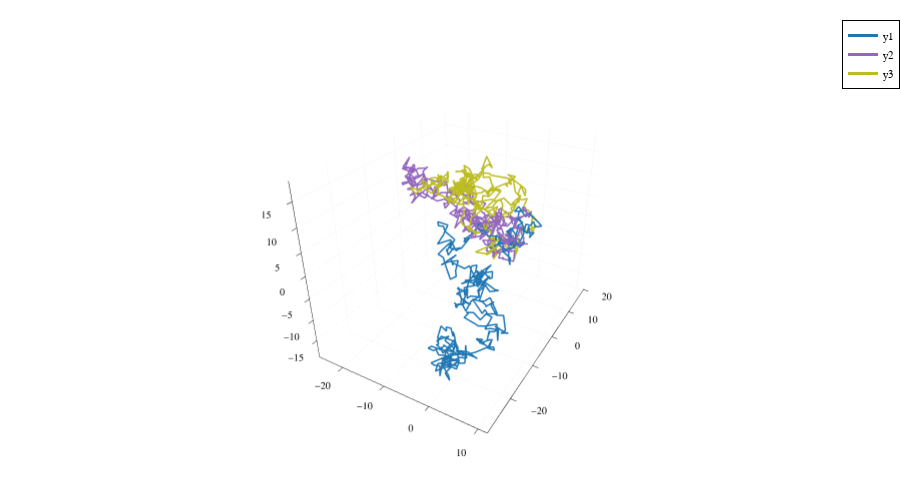

Source (notebook cell):
### Code cell
n = 400
rw() = cumsum(randn(n))
plot(rw(),rw(),rw(), lw = 3, color="#1f77b4")
plot!(rw(),rw(),rw(), lw = 3, color="#9467bd")
plot!(rw(),rw(),rw(), lw = 3, color="#bcbd22")

### Figure 1 — Plotly figure (JSON) as saved in the notebook; plotly's stock layout.template omitted (floating-point values rounded to 4 significant figures; data arrays with more than 128 entries replaced by an {"elided": "..."} marker saying what was removed)
{"data": [{"colorbar": {"title": ""}, "legendgroup": "y1", "line": {"color": "rgba(31, 119, 180, 1.000)", "dash": "solid", "shape": "linear", "width": 3}, "mode": "lines", "name": "y1", "scene": "scene", "showlegend": true, "type": "scatter3d", "x": {"elided": "400 float values"}, "xaxis": "x", "y": {"elided": "400 float values"}, "yaxis": "y", "z": {"elided": "400 float values"}, "zaxis": "z", "zmax": null, "zmin": null}, {"colorbar": {"title": ""}, "legendgroup": "y2", "line": {"color": "rgba(148, 103, 189, 1.000)", "dash": "solid", "shape": "linear", "width": 3}, "mode": "lines", "name": "y2", "scene": "scene", "showlegend": true, "type": "scatter3d", "x": {"elided": "400 float values"}, "xaxis": "x", "y": {"elided": "400 float values"}, "yaxis": "y", "z": {"elided": "400 float values"}, "zaxis": "z", "zmax": null, "zmin": null}, {"colorbar": {"title": ""}, "legendgroup": "y3", "line": {"color": "rgba(188, 189, 34, 1.000)", "dash": "solid", "shape": "linear", "width": 3}, "mode": "lines", "name": "y3", "scene": "scene", "showlegend": true, "type": "scatter3d", "x": {"elided": "400 float values"}, "xaxis": "x", "y": {"elided": "400 float values"}, "yaxis": "y", "z": {"elided": "400 float values"}, "zaxis": "z", "zmax": null, "zmin": null}], "layout": {"annotations": [], "height": 500, "legend": {"bgcolor": "rgba(255, 255, 255, 1.000)", "bordercolor": "rgba(0, 0, 0, 1.000)", "borderwidth": 1, "font": {"color": "rgba(0, 0, 0, 1.000)", "family": "sans-serif", "size": 11}, "title": {"font": {"color": "rgba(0, 0, 0, 1.000)", "family": "sans-serif", "size": 15}, "text": ""}, "tracegroupgap": 0, "traceorder": "normal", "x": 1, "xanchor": "auto", "y": 1, "yanchor": "auto"}, "margin": {"b": 20, "l": 0, "r": 0, "t": 20}, "paper_bgcolor": "rgba(255, 255, 255, 1.000)", "plot_bgcolor": "rgba(255, 255, 255, 1.000)", "scene": {"camera": {"eye": {"x": 1.126, "y": -1.95, "z": 1.3}}, "domain": {"x": [0.034, 0.9956], "y": [0.0301, 0.9921]}, "xaxis": {"gridcolor": "rgba(0, 0, 0, 0.100)", "gridwidth": 0.5, "linecolor": "rgba(0, 0, 0, 1.000)", "mirror": false, "range": [-25.97, 11.82], "showgrid": true, "showline": true, "showticklabels": true, "tickangle": 0, "tickcolor": "rgb(0, 0, 0)", "tickfont": {"color": "rgba(0, 0, 0, 1.000)", "family": "sans-serif", "size": 11}, "tickmode": "array", "ticks": "inside", "ticktext": ["−20", "−10", "0", "10"], "tickvals": [-20, -10, 0, 10], "title": "", "titlefont": {"color": "rgba(0, 0, 0, 1.000)", "family": "sans-serif", "size": 15}, "type": "-", "visible": true, "zeroline": false, "zerolinecolor": "rgba(0, 0, 0, 1.000)"}, "yaxis": {"gridcolor": "rgba(0, 0, 0, 0.100)", "gridwidth": 0.5, "linecolor": "rgba(0, 0, 0, 1.000)", "mirror": false, "range": [-28.98, 20.31], "showgrid": true, "showline": true, "showticklabels": true, "tickangle": 0, "tickcolor": "rgb(0, 0, 0)", "tickfont": {"color": "rgba(0, 0, 0, 1.000)", "family": "sans-serif", "size": 11}, "tickmode": "array", "ticks": "inside", "ticktext": ["−20", "−10", "0", "10", "20"], "tickvals": [-20, -10, 0, 10, 20], "title": "", "titlefont": {"color": "rgba(0, 0, 0, 1.000)", "family": "sans-serif", "size": 15}, "type": "-", "visible": true, "zeroline": false, "zerolinecolor": "rgba(0, 0, 0, 1.000)"}, "zaxis": {"gridcolor": "rgba(0, 0, 0, 0.100)", "gridwidth": 0.5, "linecolor": "rgba(0, 0, 0, 1.000)", "mirror": false, "range": [-19.23, 18.76], "showgrid": true, "showline": true, "showticklabels": true, "tickangle": 0, "tickcolor": "rgb(0, 0, 0)", "tickfont": {"color": "rgba(0, 0, 0, 1.000)", "family": "sans-serif", "size": 11}, "tickmode": "array", "ticks": "inside", "ticktext": ["−15", "−10", "−5", "0", "5", "10", "15"], "tickvals": [-15, -10, -5, 0, 5, 10, 15], "title": "", "titlefont": {"color": "rgba(0, 0, 0, 1.000)", "family": "sans-serif", "size": 15}, "type": "-", "visible": true, "zeroline": false, "zerolinecolor": "rgba(0, 0, 0, 1.000)"}}, "showlegend": true, "width": 900}}
